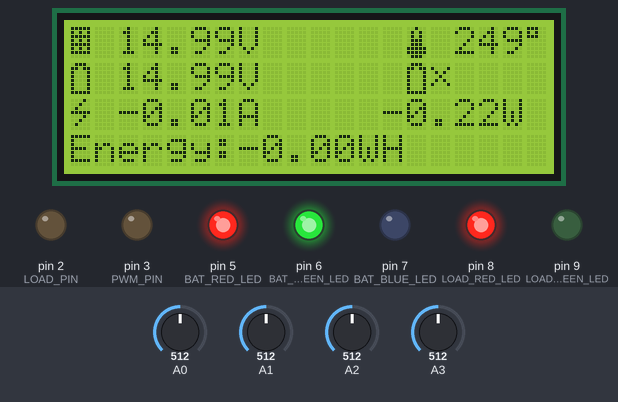
Bench run of a sketch on a simulated Arduino Uno, built with avr-gcc and run on an emulated ATmega328P. Parts: 20×4 character LCD, output pins drawn as LEDs (lit = HIGH). Inputs (shaded band) come from the test bench; at power-on: A0 = 512, A1 = 512, A3 = 512, A2 = 512. What the sketch prints to the serial monitor is not drawn.

Above: at 1.3 s.
1.4 s: A0 set to 183
At 3.1 s:
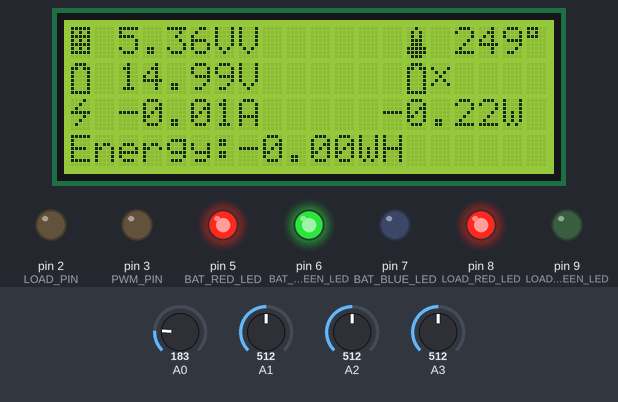
3.4 s: A0 set to 160
At 5.2 s:
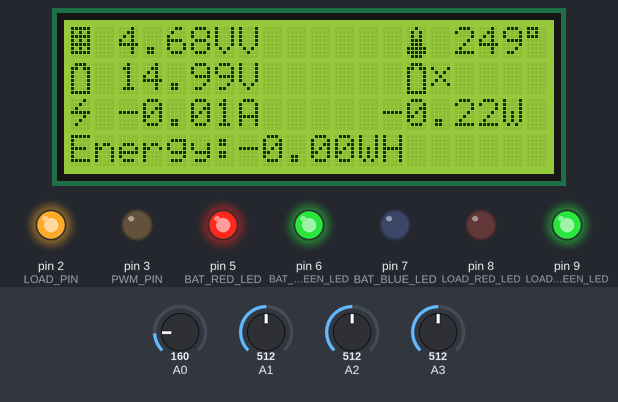
5.5 s: A1 set to 409
At 7.2 s:
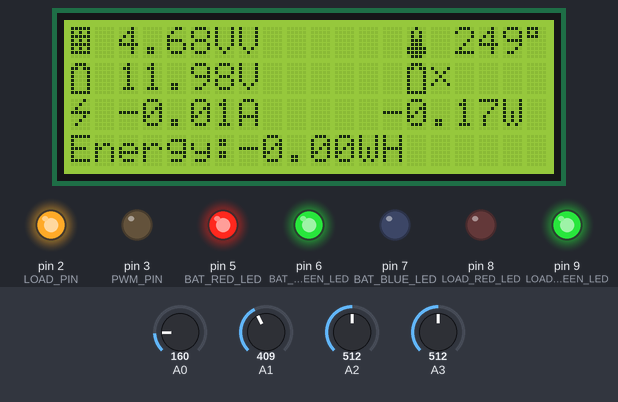
7.6 s: A1 set to 385
At 9.1 s:
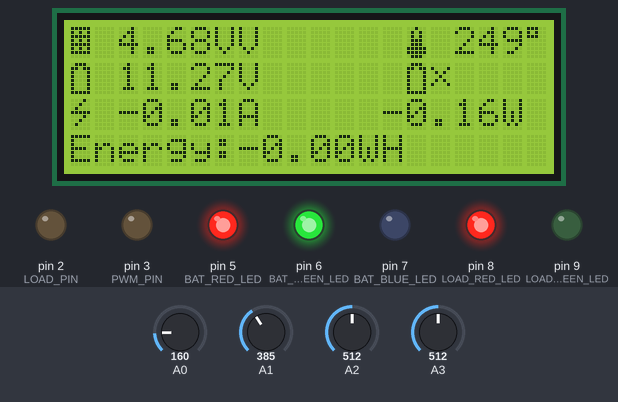
9.4 s: A3 set to 280
At 10.2 s:
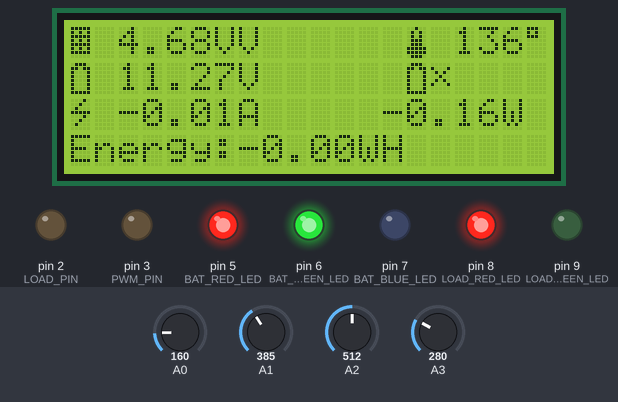
11.2 s: A3 set to 255
At 12.8 s:
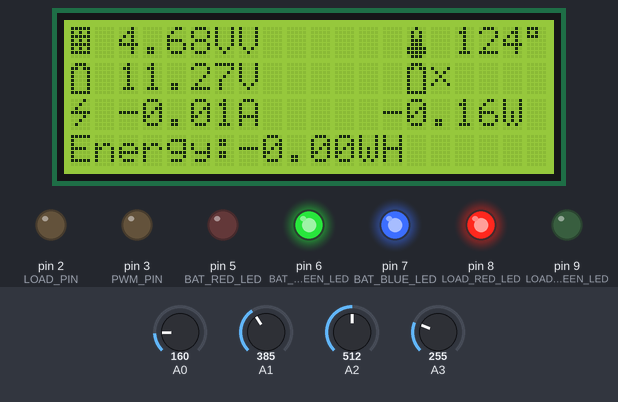
Timing chart, 0 to 14.0 s (numbered marks = the images above; inputs shaded):
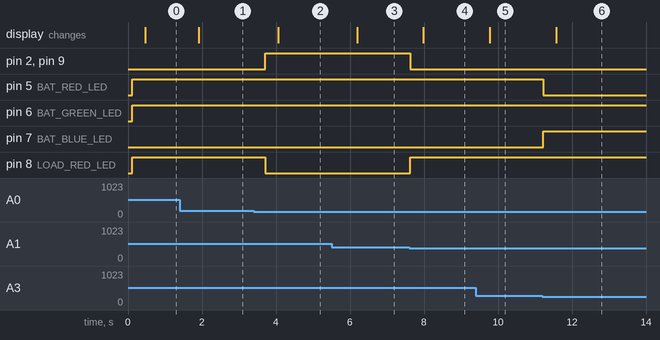

The sketch:

SOLAR-CHARGE-CONTROLLER.ino
```cpp
// ARDUINO SOLAR CHARGE CONTROLLER
//Version-2.0
//by deba168,INDIA
//Dated : 22/10/2014


#include <Wire.h>
#include <LiquidCrystal_I2C.h>
#define SOL_ADC A0     // Solar panel side voltage divider is connected to pin A0
#define BAT_ADC A1    // Battery side voltage divider is connected to pin A1
#define CURRENT_ADC A2  // ACS 712 current sensor is connected to pin A2
#define TEMP_ADC A3   // LM 35 Temperature is connected to pin A3
#define AVG_NUM 10    // number of iterations of the adc routine to average the adc readings
#define BAT_MIN 10.5  // minimum battery voltage for 12V system
#define BAT_MAX 15.0  // maximum battery voltage for 12V system
#define BULK_CH_SP 14.4 // bulk charge set point for sealed lead acid battery // flooded type set it to 14.6V
#define FLOAT_CH_SP 13.6  //float charge set point for lead acid battery
#define LVD 11.5          //Low voltage disconnect setting for a 12V system
#define PWM_PIN 3         // pin-3 is used to control the charging MOSFET //the default frequency is 490.20Hz
#define LOAD_PIN 2       // pin-2 is used to control the load
#define BAT_RED_LED 5
#define BAT_GREEN_LED 6
#define BAT_BLUE_LED 7
#define LOAD_RED_LED 8
#define LOAD_GREEN_LED 9
//--------------------------------------------------------------------------------------------------------------------------
///////////////////////DECLARATION OF ALL BIT MAP ARRAY FOR FONTS////////////////////////////////////////////////////////////////
//--------------------------------------------------------------------------------------------------------------------------

byte solar[8] = //icon for solar panel
{
  0b11111,0b10101,0b11111,0b10101,0b11111,0b10101,0b11111,0b00000
};
byte battery[8] =  //icon for battery
{
  0b01110,0b11011,0b10001,0b10001,0b10001,0b10001,0b10001,0b11111
};

byte energy[8] =  // icon for power
{
  0b00010,0b00100,0b01000,0b11111,0b00010,0b00100,0b01000,0b00000
};
/*byte alarm[8] =  // icon for alarm
{
 0b00000,0b00100,0b01110,0b01110,0b01110,0b11111,0b00000,0b00100
};*/
byte temp[8] = //icon for termometer
{
 0b00100,0b01010,0b01010,0b01110,0b01110,0b11111,0b11111,0b01110
};

byte charge[8] = // icon for battery charge
{
  0b01010,0b11111,0b10001,0b10001,0b10001,0b01110,0b00100,0b00100,
};
byte not_charge[8]=
{
  0b00000,0b10001,0b01010,0b00100,0b01010,0b10001,0b00000,0b00000,
};


//--------------------------------------------------------------------------------------------------------------------------
///////////////////////DECLARATION OF ALL GLOBAL VARIABLES//////////////////////////////////////////////////////////////////
//--------------------------------------------------------------------------------------------------------------------------
float solar_volt=0;
float bat_volt=0;
float load_current=0;
int temperature=0;
int temp_change=0;
float system_volt=0;
float bulk_charge_sp=0;
float float_charge_sp=0;
float charge_status=0;
float load_status=0;
float error=0;
float Ep=0;
int duty =0;
float lvd;
float msec=0;
float last_msec=0;
float elasped_msec=0;
float elasped_time=0;
float ampSecs = 0;
float ampHours=0;
float watts=0;
float wattSecs = 0;
float wattHours=0;

// Set the pins on the I2C chip used for LCD connections:
//                    addr, en,rw,rs,d4,d5,d6,d7,bl,blpol
LiquidCrystal_I2C lcd(0x27, 2, 1, 0, 4, 5, 6, 7, 3, POSITIVE);  // Set the LCD I2C address // In my case 0x27
//******************************************************* MAIN PROGRAM START ************************************************
void setup()
{

Serial.begin(9600);
pinMode(BAT_RED_LED,OUTPUT);
pinMode(BAT_GREEN_LED,OUTPUT);
pinMode(BAT_BLUE_LED,OUTPUT);
pinMode(LOAD_RED_LED ,OUTPUT);
pinMode(LOAD_GREEN_LED,OUTPUT);
pinMode(PWM_PIN,OUTPUT);
pinMode(LOAD_PIN,OUTPUT);
digitalWrite(PWM_PIN,LOW);  // default value of pwm duty cycle
digitalWrite(LOAD_PIN,LOW);  // default load state is OFF
lcd.begin(20,4);   // initialize the lcd for 16 chars 2 lines, turn on backlight
lcd.backlight(); // finish with backlight on
lcd.createChar(1,solar);
lcd.createChar(2, battery);
lcd.createChar(3, energy);
//lcd.createChar(4,alarm);
lcd.createChar(5,temp);
lcd.createChar(6,charge);
lcd.createChar(7,not_charge);
lcd.clear();
}

void loop()
{
 read_data();             // read different sensors data from analog pin of arduino
 system_voltage();        // detect the system voltage according to battery voltage
 setpoint();      // decide the charge set point according to system voltage
 charge_cycle();         // pwm charging of battery
 power();                // calculate the load power and energy
 load_control();         //control the load
 led_indication();       // led indica
 print_data();            // print in serial monitor
 lcd_display();           // lcd display
 }
//************************************************************ PROGRAM END *************************************************


//------------------------------------------------------------------------------------------------------
////////////////// READS AND AVERAGES THE ANALOG INPUTS (SOLRAR VOLTAGE,BATTERY VOLTAGE)////////////////
//------------------------------------------------------------------------------------------------------
int read_adc(int adc_parameter)
{

  int sum = 0;
  int sample ;
  for (int i=0; i<AVG_NUM; i++)
  {                                        // loop through reading raw adc values AVG_NUM number of times
    sample = analogRead(adc_parameter);    // read the input pin
    sum += sample;                        // store sum for averaging
    delayMicroseconds(50);              // pauses for 50 microseconds
  }
  return(sum / AVG_NUM);                // divide sum by AVG_NUM to get average and return it
}
//-------------------------------------------------------------------------------------------------------------
////////////////////////////////////READ THE DATA//////////////////////////////////////////////////////////////
//-------------------------------------------------------------------------------------------------------------
 void read_data(void)
 {
    //5V = ADC value 1024 => 1 ADC value = (5/1024)Volt= 0.0048828Volt
    // Vout=Vin*R2/(R1+R2) => Vin = Vout*(R1+R2)/R2   R1=100 and R2=20
     solar_volt = read_adc(SOL_ADC)*0.00488*(120/20);
     bat_volt   = read_adc(BAT_ADC)*0.00488*(120/20);
     load_current = (read_adc(CURRENT_ADC)*.0488 -25);
     temperature = read_adc(TEMP_ADC)*0.00488*100;

  }
  //------------------------------------------------------------------------------------------------------------
/////////////////////////////////POWER AND ENERGY CALCULATION //////////////////////////////////////////////
//------------------------------------------------------------------------------------------------------------
void power(void)

{
msec = millis();
elasped_msec = msec - last_msec; //Calculate how long has past since last call of this function
elasped_time = elasped_msec / 1000.0; // 1sec=1000 msec
watts = load_current * bat_volt; //Watts now
ampSecs = (load_current*elasped_time); //AmpSecs since last measurement
wattSecs = ampSecs * bat_volt; //WattSecs since last measurement
ampHours = ampHours + ampSecs/3600; // 1 hour=3600sec //Total ampHours since program started
wattHours = wattHours + wattSecs/3600; // 1 hour=3600sec //Total wattHours since program started
last_msec = msec; //Store 'now' for next time
}

//------------------------------------------------------------------------------------------------------------
/////////////////////////////////PRINT DATA IN SERIAL MONITOR/////////////////////////////////////////////////
//------------------------------------------------------------------------------------------------------------
  void print_data(void)
  {
    delay(100);
    Serial.print("Solar Panel Voltage: ");
    Serial.print(solar_volt);
    Serial.println("V");
    Serial.print("Battery Voltage: ");
    Serial.print(bat_volt);
    Serial.println("V");
    Serial.print("Syestem Voltage: ");
    Serial.print(system_volt);
    Serial.println("V");
    Serial.print("Charge Set Point:");
    Serial.println(bulk_charge_sp);
    Serial.print("Temperature:");
    Serial.print(temperature);
    Serial.println("C");
    Serial.print("Load Current: ");
    Serial.print(load_current);
    Serial.println("A");
    Serial.print("Power: ");
    Serial.print(watts);
    Serial.println("W");
    Serial.print("Energy: ");
    Serial.print(wattHours);
    Serial.println("WH");
    Serial.print("Duty Cycle :");
    if (charge_status==1)
    {
    Serial.println("99%");
    Serial.println("BULK CHARGING");
    }
    else if (charge_status==2)
    {
    Serial.print(Ep);
    Serial.println("%");
    Serial.println("FLOAT CHARGING");
    }
    else
    {
    Serial.println("0%");
    Serial.println("NOT CHARGING");
    }
    if(load_status==1)
    {
     Serial.println("LOAD IS CONNECTED");
    }
    else
    {
     Serial.println("LOAD IS DISCONNECTED");
    }

    Serial.println("***************************");
 }
//----------------------------------------------------------------------------------------------------------------------
//////////////////////////////////SYSTEM VOLTAGE AUTO DETECT ///////////////////////////////////////////////////////////
//----------------------------------------------------------------------------------------------------------------------
void system_voltage(void)
{
  if ((bat_volt >BAT_MIN) && (bat_volt < BAT_MAX))
  {
     system_volt = 12;
  }
  /*
  else if  ((bat_volt > BAT_MIN*2 ) && (bat_volt < BAT_MAX*2))
  {
    system_volt=24;
  }*/
  else if ((bat_volt > BAT_MIN/2 ) && (bat_volt < BAT_MAX/2))
  {
    system_volt=6;
  }

}
//---------------------------------------------------------------------------------------------------------------------------
 ////////////////////////////////////CHARGE SET POINT ///////////////////////////////////////////////////////////////////////
//---------------------------------------------------------------------------------------------------------------------------

void setpoint(void)
{
  temp_change =temperature-25.0; // 25deg cel is taken as standard room temperature
 // temperature compensation = -5mv/degC/Cell
  // If temperature is above the room temp ;Charge set point should reduced
  // If temperature is bellow the room temp ;Charge set point should increased
  if(system_volt ==12)
  {
     bulk_charge_sp = BULK_CH_SP-(0.030*temp_change) ;
     float_charge_sp=FLOAT_CH_SP-(0.030*temp_change) ;
     lvd =LVD;
  }

  else if(system_volt ==6)
  {
     bulk_charge_sp = (BULK_CH_SP/2)-(0.015*temp_change) ;
     float_charge_sp= (FLOAT_CH_SP/2)-(0.015*temp_change) ;
     lvd=LVD/2;
  }
  /*
  else if (system_volt == 24)
  {
   bulk_charge_sp = (BULK_CH_SP*2)-(0.060*temp_change) ;
   float_charge_sp= (FLOAT_CH_SP*2)-(0.060*temp_change) ;
   lvd=LVD*2;
  }
  */

}
//--------------------------------------------------------------------------------------------------------------------------------
 ///////////////////////////////////////////////////PWM CHARGE CYCLE @500 HZ //////////////////////////////////////////////////
 //-------------------------------------------------------------------------------------------------------------------------------
void charge_cycle(void)
{
  if (solar_volt > bat_volt && bat_volt <= bulk_charge_sp)
  {


   if (bat_volt <= float_charge_sp) // charging start
  {
     charge_status = 1; // indicate the charger is in BULK mode
     duty= 252.45;
     analogWrite(PWM_PIN,duty); // 99 % duty cycle // rapid charging


  }
  else if (bat_volt >float_charge_sp && bat_volt <= bulk_charge_sp)
  {
      charge_status = 2; // indicate the charger is in FLOAT mode
      error  = (bulk_charge_sp - bat_volt);      // duty cycle reduced when the battery voltage approaches the charge set point
      Ep= error *100 ; //Ep= error* Kp // Assume  Kp=100

      if(Ep < 0)
       {
        Ep=0;
        }
      else if(Ep>100)
        {
         Ep=100;
        }
      else if(Ep>0 && Ep <=100) // regulating
       {
         duty = (Ep*255)/100;
       }
       analogWrite(PWM_PIN,duty);
   }
 }
   else
   {
   charge_status=0;  // indicate the charger is OFF
   duty=0;
   analogWrite(PWM_PIN,duty);
   }
}
//----------------------------------------------------------------------------------------------------------------------
/////////////////////////////////////////////LOAD CONTROL/////////////////////////////////////////////////////
//----------------------------------------------------------------------------------------------------------------------

void load_control()
{
 if (solar_volt < 5  ) // load will on when night
{
  if(bat_volt >lvd)   // check if battery is healthy
  {
  load_status=1;
  digitalWrite(LOAD_PIN, HIGH); // load is ON
  }
  else if(bat_volt < lvd)
  {
    load_status=0;
   digitalWrite(LOAD_PIN, LOW); //load is OFF
  }
 }
 else // load will off during day
 {
   load_status=0;
   digitalWrite(LOAD_PIN, LOW);
 }
}


//-------------------------------------------------------------------------------------------------
//////////////////////////LED INDICATION////////////////////////////////////
//-------------------------------------------------------------------------------------------------
void led_indication(void)
{
  battery_led();           //Battery status led indication
  load_led();              //Load led indication
}

//----------------------------------------------------------------------------------------------------------------------
/////////////////////////////////////////////BATTERY LED INDICATION/////////////////////////////////////////////////////
//----------------------------------------------------------------------------------------------------------------------
void battery_led(void)
{

   if( (bat_volt > system_volt) && ( bat_volt <bulk_charge_sp))
  {
      leds_off_all();
      digitalWrite(BAT_GREEN_LED,LOW);  // battery voltage is healthy
  }
  else if(bat_volt >= bulk_charge_sp)
  {
      leds_off_all();
      digitalWrite(BAT_BLUE_LED,LOW);  //battery is fully charged
  }
   else if(bat_volt < system_volt)
  {
      leds_off_all();
      digitalWrite(BAT_RED_LED,LOW);  // battery voltage low
  }
}
//----------------------------------------------------------------------------------------------------------------------
/////////////////////////////////////////////LOAD LED INDICATION/////////////////////////////////////////////////////
//----------------------------------------------------------------------------------------------------------------------

  void load_led()
  {
    if(load_status==1)
    {
      digitalWrite(LOAD_GREEN_LED,HIGH);
    }
    else if(load_status==0)
    {
      digitalWrite(LOAD_RED_LED,HIGH);
    }
   }

//------------------------------------------------------------------------------------------------------
//////////////////////// TURN OFF ALL THE LED///////////////////////////////////////////////////////////
//------------------------------------------------------------------------------------------------------
void leds_off_all(void)
{

  digitalWrite(BAT_RED_LED,HIGH);
  digitalWrite(BAT_GREEN_LED,HIGH);
  digitalWrite(BAT_BLUE_LED,HIGH);
  digitalWrite(LOAD_RED_LED, LOW);
  digitalWrite(LOAD_GREEN_LED, LOW);
}
//------------------------------------------------------------------------------------------------------
//////////////////////// LCD DISPLAY///////////////////////////////////////////////////////////
//------------------------------------------------------------------------------------------------------
void lcd_display()
{
 lcd.setCursor(0, 0);
 lcd.write(1);
 lcd.setCursor(2, 0);
 lcd.print(solar_volt);
 lcd.print("V");
 lcd.setCursor(14, 0);
 lcd.write(5);
 lcd.setCursor(16, 0);
 lcd.print(temperature);
 lcd.write(0b11011111);
 lcd.print("C");
 lcd.setCursor(0,1);
 lcd.write(2);
 lcd.setCursor(2, 1);
 lcd.print(bat_volt);
 lcd.print("V");
 lcd.setCursor(14, 1);
 lcd.write(2);
 if((charge_status==1) | (charge_status== 2))
 {
 lcd.write(6);
 }
 else
 {
 lcd.write(7);
 }
 lcd.setCursor(0,2);
 lcd.write(3);
 lcd.setCursor(2,2);
 lcd.print(load_current);
 lcd.print("A");
 lcd.setCursor(13,2);
 lcd.print(watts);
 lcd.print("W");
 lcd.setCursor(0,3);
 lcd.print("Energy:");
 lcd.print(wattHours);
 lcd.print("WH");


}
```

Measured:
- the behaviour switches between 171 and 170 on A0 (found by bisection; images 1 and 2)
- the behaviour switches between 393 and 392 on A1 (found by bisection; images 3 and 4)
- the behaviour switches between 267 and 266 on A3 (found by bisection; images 5 and 6)
- after the input at 1.4 s, the display: changes after 0.51 s (image 1)
- after the input at 3.4 s, pin 2 (LOAD_PIN), pin 9 (LOAD_GREEN_LED): LOW → HIGH after 0.31 s; pin 8 (LOAD_RED_LED): HIGH → LOW after 0.31 s; the display: changes after 0.66 s (image 2)
- after the input at 5.5 s, the display: changes after 0.70 s (image 3)
- after the input at 7.6 s, pin 2 (LOAD_PIN), pin 9 (LOAD_GREEN_LED): HIGH → LOW at once; pin 8 (LOAD_RED_LED): LOW → HIGH at once; the display: changes after 0.38 s (image 4)
- after the input at 9.4 s, the display: changes after 0.37 s (image 5)
- after the input at 11.2 s, pin 5 (BAT_RED_LED): HIGH → LOW at once; pin 7 (BAT_BLUE_LED): LOW → HIGH at once; the display: changes after 0.37 s (image 6)
